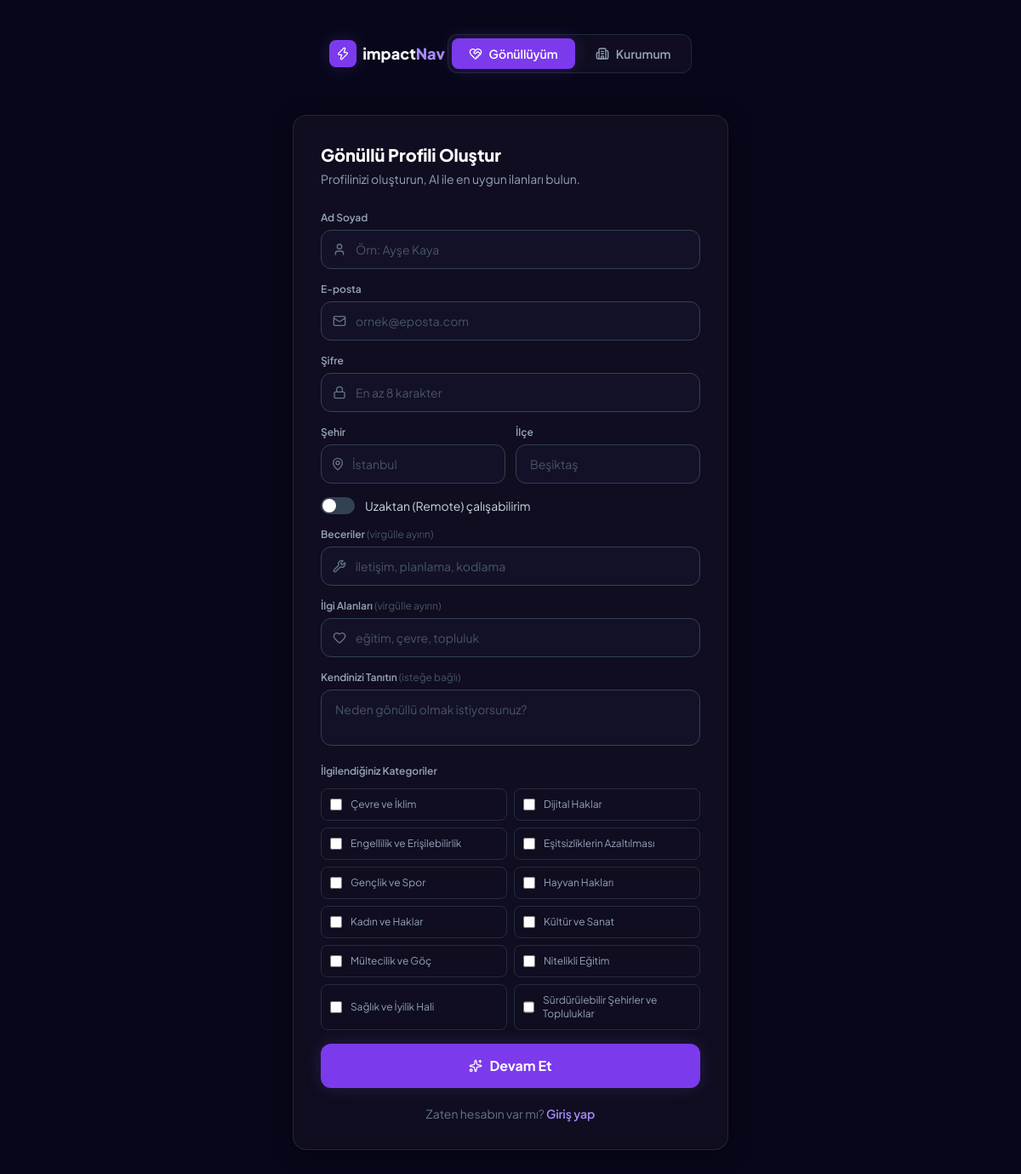
/register.php, run on the app's committed database.
### tables this page shows
CREATE TABLE categories (
    id    INT UNSIGNED AUTO_INCREMENT PRIMARY KEY,
    slug  VARCHAR(60) NOT NULL UNIQUE,
    label VARCHAR(120) NOT NULL
);

### functions.php (called while the page is built, shortened)
<?php
require_once __DIR__ . '/db.php';
$config = require __DIR__ . '/config.php';
function h(string $s): string
{
    return htmlspecialchars($s, ENT_QUOTES | ENT_SUBSTITUTE, 'UTF-8');
}
function pdo(): PDO
{
    global $config;
    return Db::connect($config['db']);
}
function all_categories(PDO $pdo): array
{
    return $pdo->query('SELECT * FROM categories ORDER BY label')->fetchAll();
}

### config.php (called while the page is built, shortened)
<?php
$envFile = __DIR__ . '/.env';
return [
    'db' => [
        'host'    => $_ENV['DB_HOST']    ?? 'localhost',
        'name'    => $_ENV['DB_NAME']    ?? 'impactnav',
        'user'    => $_ENV['DB_USER']    ?? 'root',
        'pass'    => $_ENV['DB_PASS']    ?? '',
        'charset' => 'utf8mb4',
    ],
    'openai' => [
        'api_key'     => $_ENV['OPENAI_API_KEY'] ?? '',
        'model'       => $_ENV['OPENAI_MODEL']   ?? 'gpt-4o-mini',
        'embed_model' => 'text-embedding-3-small',
    ],
    'app' => [
        'name'         => 'impactNav',
        'session_name' => 'impactnav_session',
        'debug'        => ($_ENV['APP_DEBUG'] ?? 'false') === 'true',
    ],
];

### db.php (called while the page is built)
<?php
class Db
{
    private static ?PDO $pdo = null;
    public static function connect(array $config): PDO
    {
        if (self::$pdo === null) {
            $dsn = sprintf(
                'mysql:host=%s;dbname=%s;charset=%s',
                $config['host'],
                $config['name'],
                $config['charset']
            );
            self::$pdo = new PDO($dsn, $config['user'], $config['pass'], [
                PDO::ATTR_ERRMODE            => PDO::ERRMODE_EXCEPTION,
                PDO::ATTR_DEFAULT_FETCH_MODE => PDO::FETCH_ASSOC,
                PDO::ATTR_EMULATE_PREPARES   => false,
            ]);
        }
        return self::$pdo;
    }
}

### register.php (the view, shortened to what this page needs)
<?php
require_once __DIR__ . '/functions.php';
$role   = in_array($_GET['role'] ?? '', ['volunteer', 'org']) ? $_GET['role'] : 'volunteer';
$categories = [];
try { $categories = all_categories(pdo()); } catch (Exception $e) {}
include __DIR__ . '/includes/head.php';
?>
<div class="min-h-screen bg-surface-900 py-10 px-4">
  <div class="max-w-lg mx-auto mb-8 text-center">
    <a href="/" class="inline-flex items-center gap-2 mb-6">
      <div class="w-8 h-8 rounded-lg bg-violet-600 flex items-center justify-center shadow-glow-sm">
        <i data-lucide="zap" class="w-4 h-4 text-white"></i>
      </div>
      <span class="font-extrabold text-lg">impact<span class="text-violet-400">Nav</span></span>
    </a>
    <div class="inline-flex p-1 rounded-xl bg-surface-800 border border-slate-700/50 gap-1">
      <a href="/register.php?role=volunteer" class="flex items-center gap-2 px-5 py-2 rounded-lg text-sm font-semibold transition-all <?= $role === 'volunteer' ? 'bg-violet-600 text-white shadow-glow-sm' : 'text-slate-400 hover:text-slate-200' ?>">
        <i data-lucide="heart-handshake" class="w-4 h-4"></i> Gönüllüyüm
      </a>
      <a href="/register.php?role=org" class="flex items-center gap-2 px-5 py-2 rounded-lg text-sm font-semibold transition-all <?= $role === 'org' ? 'bg-violet-600 text-white shadow-glow-sm' : 'text-slate-400 hover:text-slate-200' ?>">
        <i data-lucide="building-2" class="w-4 h-4"></i> Kurumum
      </a>
    </div>
  </div>
  <div class="max-w-lg mx-auto rounded-2xl border border-slate-700/50 bg-surface-800 p-8 shadow-card">
    <h1 class="text-xl font-extrabold text-white mb-1"><?= $role === 'org' ? 'Kurum Kaydı' : 'Gönüllü Profili Oluştur' ?></h1>
    <p class="text-slate-400 text-sm mb-7"><?= $role === 'org' ? 'Kurumunuzu kaydedin, gönüllülerle buluşun.' : 'Profilinizi oluşturun, AI ile en uygun ilanları bulun.' ?></p>
    <form method="POST" action="/register.php" class="space-y-4">
      <div>
        <label class="block text-xs font-semibold text-slate-400 mb-1.5"><?= $role === 'org' ? 'Yetkili Ad Soyad' : 'Ad Soyad' ?></label>
        <div class="relative">
          <input type="text" name="full_name" value="<?= h($_POST['full_name'] ?? '') ?>"
            class="w-full bg-surface-750 border border-slate-700 focus:border-violet-600 focus:ring-2 focus:ring-violet-600/20 text-slate-100 placeholder-slate-600 rounded-xl pl-10 pr-4 py-3 text-sm outline-none transition-all"
            placeholder="Örn: Ayşe Kaya" required>
        </div>
      </div>
      <div>
        <label class="block text-xs font-semibold text-slate-400 mb-1.5">E-posta</label>
        <div class="relative">
          <input type="email" name="email" value="<?= h($_POST['email'] ?? '') ?>"
            class="w-full bg-surface-750 border border-slate-700 focus:border-violet-600 focus:ring-2 focus:ring-violet-600/20 text-slate-100 placeholder-slate-600 rounded-xl pl-10 pr-4 py-3 text-sm outline-none transition-all"
            placeholder="ornek@eposta.com" required>
        </div>
      </div>
      <div>
        <label class="block text-xs font-semibold text-slate-400 mb-1.5">Şifre</label>
        <div class="relative">
          <input type="password" name="password"
            class="w-full bg-surface-750 border border-slate-700 focus:border-violet-600 focus:ring-2 focus:ring-violet-600/20 text-slate-100 placeholder-slate-600 rounded-xl pl-10 pr-4 py-3 text-sm outline-none transition-all"
            placeholder="En az 8 karakter" required>
        </div>
      </div>
      <?php if ($role === 'org'): ?>
        <div>
          <label class="block text-xs font-semibold text-slate-400 mb-1.5">Kurum Adı</label>
          <div class="relative">
            <i data-lucide="building-2" class="absolute left-3.5 top-1/2 -translate-y-1/2 w-4 h-4 text-slate-500 pointer-events-none"></i>
            <input type="text" name="org_name" value="<?= h($_POST['org_name'] ?? '') ?>"
              class="w-full bg-surface-750 border border-slate-700 focus:border-violet-600 focus:ring-2 focus:ring-violet-600/20 text-slate-100 placeholder-slate-600 rounded-xl pl-10 pr-4 py-3 text-sm outline-none transition-all"
              placeholder="Örn: Açık Kapı Derneği" required>
          </div>
        </div>
        <div class="grid grid-cols-2 gap-3">
          <div>
            <label class="block text-xs font-semibold text-slate-400 mb-1.5">Kurum Türü</label>
            <select name="org_type" class="w-full bg-surface-750 border border-slate-700 focus:border-violet-600 text-slate-100 rounded-xl px-3 py-3 text-sm outline-none transition-all appearance-none">
              <option value="">Seçiniz</option>
              <?php foreach (['Dernek','Vakıf','Kooperatif','Sosyal Girişim','Diğer'] as $t): ?>
              <option value="<?= $t ?>" <?= (($_POST['org_type'] ?? '') === $t) ? 'selected' : '' ?>><?= $t ?></option>
              <?php endforeach; ?>
            </select>
          </div>
          <div>
            <label class="block text-xs font-semibold text-slate-400 mb-1.5">Şehir</label>
            <div class="relative">
              <i data-lucide="map-pin" class="absolute left-3 top-1/2 -translate-y-1/2 w-4 h-4 text-slate-500 pointer-events-none"></i>
              <input type="text" name="city" value="<?= h($_POST['city'] ?? '') ?>"
                class="w-full bg-surface-750 border border-slate-700 focus:border-violet-600 text-slate-100 placeholder-slate-600 rounded-xl pl-9 pr-3 py-3 text-sm outline-none transition-all"
                placeholder="İstanbul">
            </div>
          </div>
        </div>
        <div>
          <label class="block text-xs font-semibold text-slate-400 mb-1.5">Web Sitesi <span class="text-slate-600 font-normal">(isteğe bağlı)</span></label>
          <div class="relative">
            <i data-lucide="globe" class="absolute left-3.5 top-1/2 -translate-y-1/2 w-4 h-4 text-slate-500 pointer-events-none"></i>
            <input type="url" name="website" value="<?= h($_POST['website'] ?? '') ?>"
              class="w-full bg-surface-750 border border-slate-700 focus:border-violet-600 text-slate-100 placeholder-slate-600 rounded-xl pl-10 pr-4 py-3 text-sm outline-none transition-all"
              placeholder="https://kurumunuz.org">
          </div>
        </div>
        <div>
          <label class="block text-xs font-semibold text-slate-400 mb-1.5">Kurum Hakkında</label>
          <textarea name="description" rows="3"
            class="w-full bg-surface-750 border border-slate-700 focus:border-violet-600 focus:ring-2 focus:ring-violet-600/20 text-slate-100 placeholder-slate-600 rounded-xl px-4 py-3 text-sm outline-none transition-all resize-none"
            placeholder="Misyonunuz ve çalışmalarınız..."><?= h($_POST['description'] ?? '') ?></textarea>
        </div>
      <?php else: ?>
        <div class="grid grid-cols-2 gap-3">
          <div>
            <label class="block text-xs font-semibold text-slate-400 mb-1.5">Şehir</label>
            <div class="relative">
              <input type="text" name="city" value="<?= h($_POST['city'] ?? '') ?>"
                class="w-full bg-surface-750 border border-slate-700 focus:border-violet-600 text-slate-100 placeholder-slate-600 rounded-xl pl-9 pr-3 py-3 text-sm outline-none transition-all"
                placeholder="İstanbul">
            </div>
          </div>
          <div>
            <label class="block text-xs font-semibold text-slate-400 mb-1.5">İlçe</label>
            <input type="text" name="district" value="<?= h($_POST['district'] ?? '') ?>"
              class="w-full bg-surface-750 border border-slate-700 focus:border-violet-600 text-slate-100 placeholder-slate-600 rounded-xl px-4 py-3 text-sm outline-none transition-all"
              placeholder="Beşiktaş">
          </div>
        </div>
        <label class="flex items-center gap-3 cursor-pointer">
          <div class="relative">
            <div class="w-10 h-5 bg-slate-700 rounded-full peer-checked:bg-violet-600 transition-colors"></div>
            <div class="absolute top-0.5 left-0.5 w-4 h-4 bg-white rounded-full shadow transition-transform peer-checked:translate-x-5"></div>
          </div>
          <span class="text-sm text-slate-300">Uzaktan (Remote) çalışabilirim</span>
        </label>
        <div>
          <label class="block text-xs font-semibold text-slate-400 mb-1.5">Beceriler <span class="text-slate-600 font-normal">(virgülle ayırın)</span></label>
          <div class="relative">
            <input type="text" name="skills" value="<?= h($_POST['skills'] ?? '') ?>"
              class="w-full bg-surface-750 border border-slate-700 focus:border-violet-600 text-slate-100 placeholder-slate-600 rounded-xl pl-10 pr-4 py-3 text-sm outline-none transition-all"
              placeholder="iletişim, planlama, kodlama">
          </div>
        </div>
        <div>
          <label class="block text-xs font-semibold text-slate-400 mb-1.5">İlgi Alanları <span class="text-slate-600 font-normal">(virgülle ayırın)</span></label>
          <div class="relative">
            <input type="text" name="interests" value="<?= h($_POST['interests'] ?? '') ?>"
              class="w-full bg-surface-750 border border-slate-700 focus:border-violet-600 text-slate-100 placeholder-slate-600 rounded-xl pl-10 pr-4 py-3 text-sm outline-none transition-all"
              placeholder="eğitim, çevre, topluluk">
          </div>
        </div>
        <div>
          <label class="block text-xs font-semibold text-slate-400 mb-1.5">Kendinizi Tanıtın <span class="text-slate-600 font-normal">(isteğe bağlı)</span></label>
          <textarea name="bio" rows="2"
            class="w-full bg-surface-750 border border-slate-700 focus:border-violet-600 text-slate-100 placeholder-slate-600 rounded-xl px-4 py-3 text-sm outline-none transition-all resize-none"
            placeholder="Neden gönüllü olmak istiyorsunuz?"><?= h($_POST['bio'] ?? '') ?></textarea>
        </div>
        <?php if ($categories): ?>
        <div>
          <label class="block text-xs font-semibold text-slate-400 mb-3">İlgilendiğiniz Kategoriler</label>
          <div class="grid grid-cols-2 gap-2">
            <?php foreach ($categories as $cat): ?>
            <label class="flex items-center gap-2.5 cursor-pointer p-2.5 rounded-lg border border-slate-700/60 hover:border-violet-700/50 transition-colors has-[:checked]:border-violet-600 has-[:checked]:bg-violet-900/20 group">
              <input type="checkbox" name="categories[]" value="<?= $cat['id'] ?>"
                class="w-3.5 h-3.5 accent-violet-600 rounded"
                <?= in_array($cat['id'], (array)($_POST['categories'] ?? [])) ? 'checked' : '' ?>>
              <span class="text-xs text-slate-400 group-has-[:checked]:text-violet-300 transition-colors"><?= h($cat['label']) ?></span>
            </label>
            <?php endforeach; ?>
          </div>
        </div>
        <?php endif; ?>
      <?php endif; ?>
      <button type="submit" class="w-full flex items-center justify-center gap-2 bg-violet-600 hover:bg-violet-500 text-white font-bold py-3.5 rounded-xl transition-all shadow-glow-sm hover:-translate-y-0.5 mt-2">
        <i data-lucide="sparkles" class="w-4 h-4"></i> Devam Et
      </button>
    </form>
    <p class="text-center text-sm text-slate-500 mt-5">
      Zaten hesabın var mı? <a href="/login.php" class="text-violet-400 hover:text-violet-300 font-semibold transition-colors">Giriş yap</a>
    </p>
  </div>
</div>
</body>
</html>

### includes/head.php (shortened to what this page needs)
<!DOCTYPE html>
<html lang="tr" class="dark">
<head>
  <script src="https://cdn.tailwindcss.com"></script>
</head>
<body class="bg-surface-900 text-slate-100 antialiased">

### includes/head.php (style rules this page uses)
* { box-sizing: border-box; }
body { font-family: 'Plus Jakarta Sans', sans-serif; background: #08071a; }

### data on the page
categories: label "Çevre ve İklim"
categories: label "Dijital Haklar"
categories: label "Engellilik ve Erişilebilirlik"
categories: label "Eşitsizliklerin Azaltılması"
categories: label "Gençlik ve Spor"
categories: label "Hayvan Hakları"
categories: label "Kadın ve Haklar"
categories: label "Kültür ve Sanat"
categories: label "Mültecilik ve Göç"
categories: label "Nitelikli Eğitim"
categories: label "Sağlık ve İyilik Hali"
categories: label "Sürdürülebilir Şehirler ve Topluluklar"
